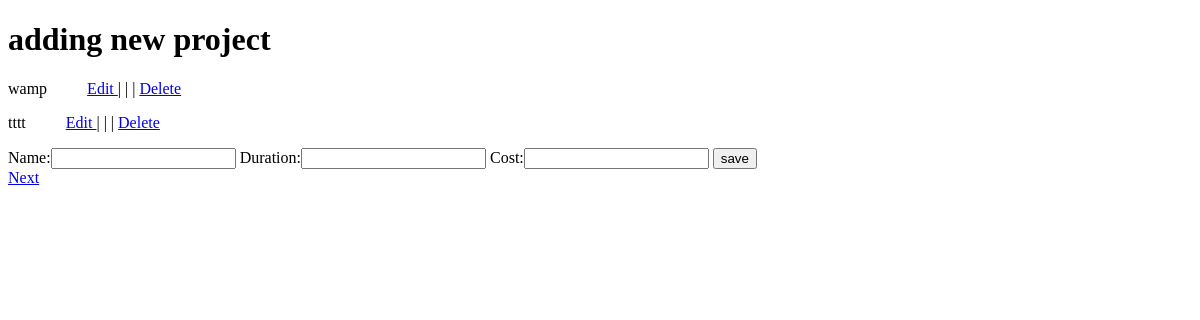
/projects/1/tasks/, run on an earlier commit of the app's database.
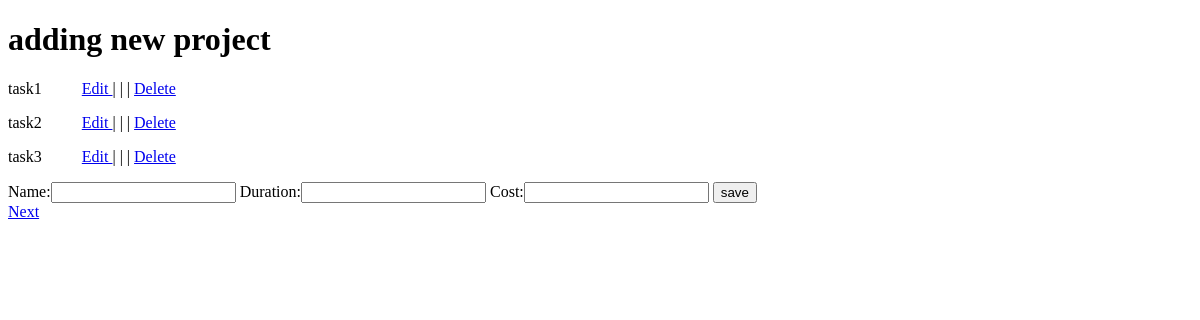
And on a later commit of the database.
### projects/models.py (models this page shows)
class Task(models.Model):
    name = models.CharField(max_length=200)
    duration = models.FloatField()
    cost = models.FloatField()
    project = models.ForeignKey(Project)
    def __str__(self):
        return self.name

### projects/views.py (the view)
# urls.py: url(r'^(?P<id>[0-9]+)/tasks/$', views.add_task),
def add_task(request,id):
    if request.method == 'POST' :
        task_data = forms.TaskForm(request.POST)
        if task_data.is_valid() :
            task = task_data.save(commit=False)
            task.project_id = id
            task.save()
            return redirect("/projects/"+str(id)+"/tasks/")
        else :
            pass
    else :
        project = models.Project.objects.get(id=id)
        tasks = project.task_set.get_queryset()
        projects_tasks_form = forms.TaskForm()
        return render(request,"add_task.html",{"form" : projects_tasks_form,'tasks':tasks,'project':project})

### projects/forms.py
class TaskForm(ModelForm):
    class Meta:
        model = models.Task
        fields = ['name','duration','cost']

### templates/add_task.html (shortened to what this page needs)
<!DOCTYPE html>
<html lang="en">
<head>
</head>
<body>
    <h1> adding new project</h1>
    {% for task in tasks %}
    <p> {{ task }}   &nbsp;&nbsp;&nbsp;&nbsp;&nbsp;&nbsp;&nbsp;&nbsp; <a href="/projects/{{project.id}}/tasks/edit/{{task.id}}">
        Edit </a>| | | <a href="/projects/{{project.id}}/tasks/delete/{{task.id}}"> Delete </a> </p>
    {% endfor %}
    <form method="post">
        {{ form }}
        <input type="submit" value="save"/>
    </form>
    <a href="/projects/{{project.id}}/order">Next</a>
</body>
</html>

What changed in the data, as far as the page shows it:
removed Task: name "tttt"
added Task: name "task1"
added Task: name "task2"
changed Task: name "wamp" → "task3"
